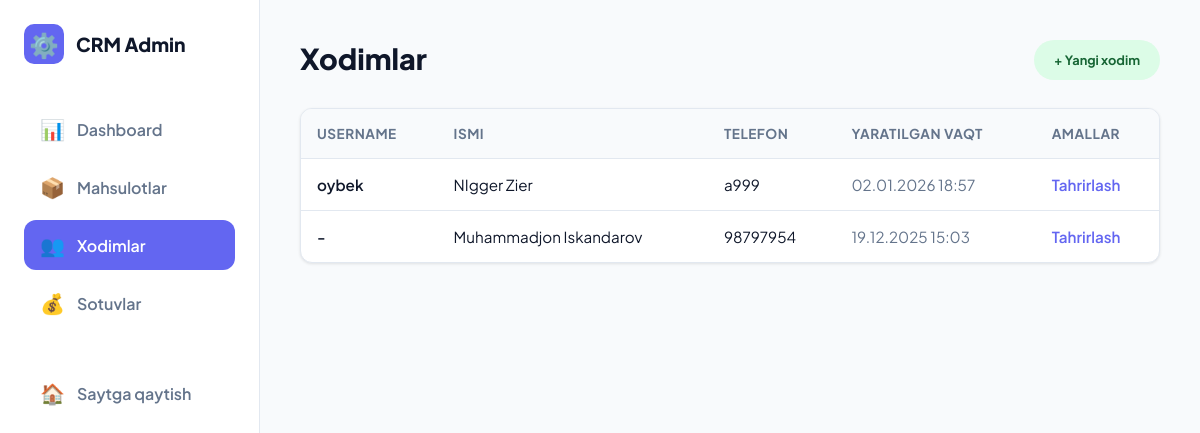
The app's page /admin-panel/employees/ (signed in) with its own data.
### hodimlar/models.py (models this page shows, shortened)
class Hodim(models.Model):
    user = models.OneToOneField('auth.User', on_delete=models.CASCADE, null=True, blank=True, verbose_name='Foydalanuvchi')
    ism = models.CharField(max_length=100, verbose_name='Ism')
    familiya = models.CharField(max_length=100, verbose_name='Familiya')
    maosh = models.DecimalField(max_digits=10, decimal_places=2, verbose_name='Maosh')
    telefon = models.CharField(max_length=20, verbose_name='Telefon')
    yaratilgan_vaqt = models.DateTimeField(auto_now_add=True, verbose_name='Yaratilgan vaqt')
    yangilangan_vaqt = models.DateTimeField(auto_now=True, verbose_name='Yangilangan vaqt')
    class Meta:
        verbose_name = "Hodim"
        verbose_name_plural = "Hodimlar"
        ordering = ['-yaratilgan_vaqt']

### admin_panel/views.py (the view)
# urls.py: path('employees/', views.employee_list, name='admin_employee_list'),
@login_required
@user_passes_test(is_admin)
def employee_list(request):
    employees = Hodim.objects.all().order_by('-yaratilgan_vaqt')
    context = {
        'employees': employees,
        'active_tab': 'employees'
    }
    return render(request, 'admin_panel/employees/list.html', context)

### admin_panel/views.py (called while the page is built)
def is_admin(user):
    return user.is_staff or user.is_superuser

### templates/admin_panel/employees/list.html (shortened to what this page needs)
{% extends "admin_panel/admin_base.html" %}
{% block page_title %}Xodimlar{% endblock %}
{% block header_actions %}
<a href="{% url 'admin_employee_add' %}" class="badge badge-success"
    style="text-decoration: none; padding: 12px 20px;">+
    Yangi xodim</a>
{% endblock %}
{% block content %}
<div class="card">
    <div class="table-container">
        <table>
            <thead>
                <tr>
                    <th>Username</th>
                    <th>Ismi</th>
                    <th>Telefon</th>
                    <th>Yaratilgan vaqt</th>
                    <th>Amallar</th>
                </tr>
            </thead>
            <tbody>
                {% for employee in employees %}
                <tr>
                    <td style="font-weight: 600;">{{ employee.user.username|default:"-" }}</td>
                    <td>{{ employee.ism }} {{ employee.familiya }}</td>
                    <td>{{ employee.telefon|default:"-" }}</td>
                    <td style="color: var(--text-muted);">{{ employee.yaratilgan_vaqt|date:"d.m.Y H:i" }}</td>
                    <td>
                        <a href="{% url 'admin_employee_edit' employee.id %}"
                            style="color: var(--primary); text-decoration: none; font-weight: 600;">Tahrirlash</a>
                    </td>
                </tr>
                {% empty %}
                <tr>
                    <td colspan="5" style="text-align: center; padding: 40px; color: var(--text-muted);">Xodimlar mavjud
                        emas</td>
                </tr>
                {% endfor %}
            </tbody>
        </table>
    </div>
</div>
{% endblock %}

### templates/admin_panel/admin_base.html (style rules this page uses)
:root { --primary: #6366f1; --primary-dark: #4f46e5; --secondary: #64748b; --success: #10b981; --danger: #ef4444; --warning: #f59e0b; --bg-main: #f8fafc; --sidebar-bg: #ffffff; --card-bg: #ffffff; --text-main: #0f172a; --text-muted: #64748b; --border: #e2e8f0; --radius: 12px; --sidebar-width: 260px; }
* { margin: 0; padding: 0; box-sizing: border-box; }
body { background-color: var(--bg-main); font-family: 'Plus Jakarta Sans', sans-serif; color: var(--text-main); display: flex; min-height: 100vh; }
.card { background: var(--card-bg); border-radius: var(--radius); border: 1px solid var(--border); box-shadow: 0 1px 3px rgba(0,0,0,0.1); overflow: hidden; }
.table-container { width: 100%; overflow-x: auto; }
table { width: 100%; border-collapse: collapse; }
th { background: #f8fafc; padding: 16px; text-align: left; font-size: 0.85rem; font-weight: 700; text-transform: uppercase; letter-spacing: 0.5px; color: var(--text-muted); border-bottom: 1px solid var(--border); }
td { padding: 16px; border-bottom: 1px solid var(--border); font-size: 0.95rem; }
tr:last-child td { border-bottom: none; }
.badge { padding: 4px 10px; border-radius: 20px; font-size: 0.8rem; font-weight: 700; }
.badge-success { background: #dcfce7; color: #166534; }

### records on screen
Hodim: user.username "oybek", ism "NIgger", familiya "Zier", telefon "a999", yaratilgan_vaqt "02.01.2026 18:57"
Hodim: user.username "-", ism "Muhammadjon", familiya "Iskandarov", telefon "98797954", yaratilgan_vaqt "19.12.2025 15:03"
